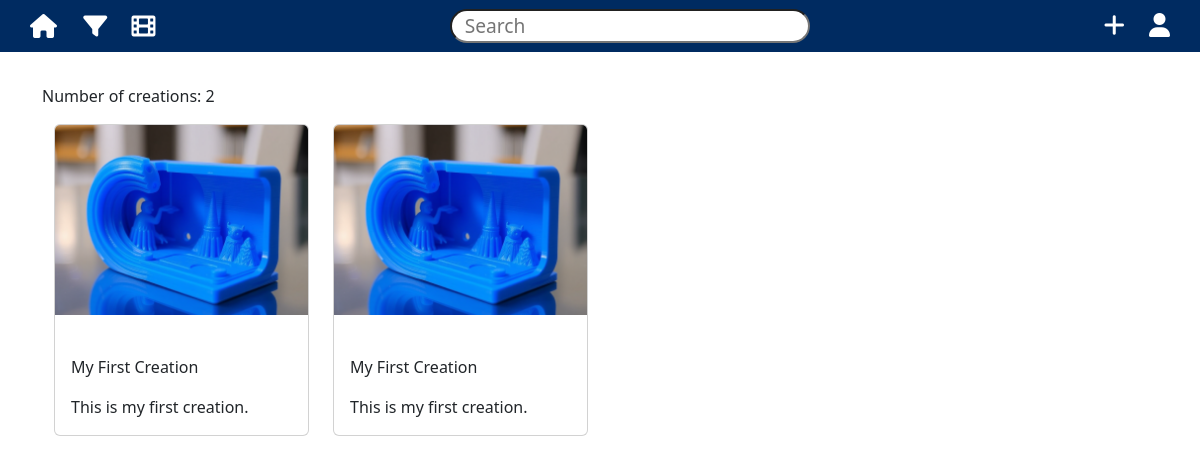
The page / on the database its author committed.
### models.py (models this page shows, shortened)
class Creation(db.Model):
    __tablename__ = 'creation'  # Explicitly specify table name
    id = db.Column(db.Integer, primary_key=True)  # Primary key
    name = db.Column(db.String(200), nullable=False)  # Name/title of the creation
    student_id = db.Column(db.Integer, db.ForeignKey('users.id'))  # Foreign key to users table
    creation_date = db.Column(db.DateTime, default=datetime.utcnow)  # Timestamp of creation
    photo_path = db.Column(db.String(200))  # Path to photo file of the creation
    video_path = db.Column(db.String(200))  # Path to video file of the creation
    caption = db.Column(db.Text)  # Description or caption of the creation
    user = db.relationship('User', back_populates='creations')
    tools = db.relationship('Tool', secondary=creations_tools, back_populates='creations')

### app.py (the view)
@app.route('/')
def index():
    recent_creations = Creation.query.order_by(Creation.creation_date.desc()).limit(5).all()
    return render_template('index.html', recent_creations=recent_creations)

### templates/index.html (shortened to what this page needs)
{% extends "base.html" %}
{% block content %}
<p>Number of creations: {{ recent_creations|length }}</p>
<div class="container-fluid">
    <div class="row row-cols-1 row-cols-sm-2 row-cols-md-3 row-cols-lg-4 g-4">
        {% for creation in recent_creations %}
            <div class="col">
                <div class="card img-container">
                    <img src="{{ creation.photo_path or '/static/example.png' }}"
                         class="card-img-top gal-img"
                         alt="{{ creation.name }}">
                    <div class="card-body">
                        <p class="card-text">{{ creation.name }}</p>
                        <p class="card-text">{{ creation.caption }}</p>
                    </div>
                </div>
            </div>
        {% endfor %}
    </div>
</div>
{% endblock %}

### templates/base.html (shortened to what this page needs)
<!doctype html>
<html lang="en">
<head>
    <link rel="stylesheet" href="{{ url_for('static', filename='style.css') }}">
    <link href="https://cdn.jsdelivr.net/npm/bootstrap@5.3.3/dist/css/bootstrap.min.css" rel="stylesheet">
    <link rel="stylesheet" href="https://cdnjs.cloudflare.com/ajax/libs/font-awesome/6.0.0-beta3/css/all.min.css">
</head>
<body>
    <nav class="navbar">
        <div class="nav-icons">
            <a href="{{ url_for('index') }}" class="brand">
                <i class="fa-solid fa-house"></i>
            </a>
            <i class="fa-solid fa-filter"></i>
            <a href="{{ url_for('gallery') }}" class="brand">
                <i class="fa-solid fa-film"></i>
            </a>
        </div>
        <input type="text" class="search-bar" placeholder="Search" style="color: black;">
        <div class="nav-icons">
            <a onclick="PullModal()">
            <i class="fa-solid fa-plus" data-bs-toggle="modal" data-bs-target="#exampleModal"></i>
            </a>
            <a href="{{ url_for('user_profile', user_id=1) }}">
            <i class="fa-solid fa-user"></i>
            </a>
        </div>
    </nav>
    <div class="container">
        {% block content %}
        {% endblock %}
    </div>
</body>
</html>

### static/style.css (style rules this page uses)
body { font-family: Arial, sans-serif; margin: 0; padding: 0; }
nav { background-color: #1d1b5b; color: #ecf0f1; padding: 1em 0; }
nav .brand { font-size: 1.5em; color: #ecf0f1; text-decoration: none; }
.navbar { display: flex; align-items: center; justify-content: space-between; padding: 10px 20px; background-color: #002B61; color: #fff; }
.nav-icons i, .search-bar, .fas { margin: 0 10px; color: #fff; font-size: 24px; }
.nav-icons { padding: 0 20px; }
.search-bar { width: 30%; border-radius: 25px; padding-left: 13px; font-size: 120%; }
.container { width: 90%; margin: 2em auto; }

### rows shown on the page
Creation: name "My First Creation", caption "This is my first creation."
Creation: name "My First Creation", caption "This is my first creation."

### other values the page prints
{{ recent_creations|length }} "2"
